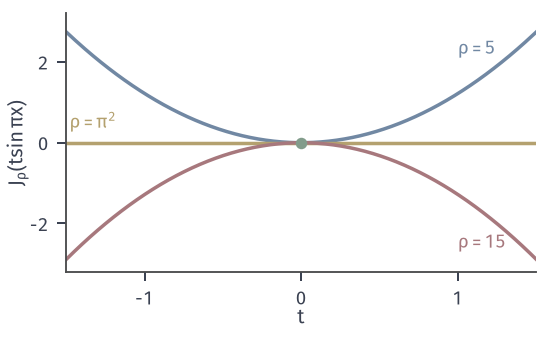

Here is the Python script that generated this plot:
from pathlib import Path
import sys
HERE = Path(__file__).resolve().parent
sys.path.insert(0, str(HERE.parent/'func-common'))
from func_fig import *
# J_rho 沿 t sin(pi x)：phi(t)=t^2 (pi^2-rho)/4。
fig, ax = figure(width_mm=78, height_mm=48)
panel(fig, left=.12, right=.97, bottom=.2, top=.96)
t = np.linspace(-1.5, 1.5, 300)
for rho, c, s, xy in ((5, BLUE, r'$\rho=5$', (1.0, 2.2)), (np.pi**2, YELLOW, r'$\rho=\pi^2$', (-1.48, .35)), (15, RED, r'$\rho=15$', (1.0, -2.6))):
    ax.plot(t, t**2*(np.pi**2-rho)/4, color=c, lw=1.4)
    ax.text(*xy, s, color=c, fontsize=7.5)
ax.plot([0], [0], 'o', ms=4.6, color=GREEN, mew=0, zorder=6)
ax.set_xlim(-1.5, 1.5); ax.set_ylim(-3.2, 3.2); ax.set_xticks([-1, 0, 1]); ax.set_yticks([-2, 0, 2]); ax.set_xlabel('$t$', labelpad=0); ax.set_ylabel(r'$J_\rho(t\sin\pi x)$', labelpad=0)
save(fig, HERE, 'figure', {'phi': 't^2 (pi^2-rho)/4', 'rho': [5, float(np.pi**2), 15]})
